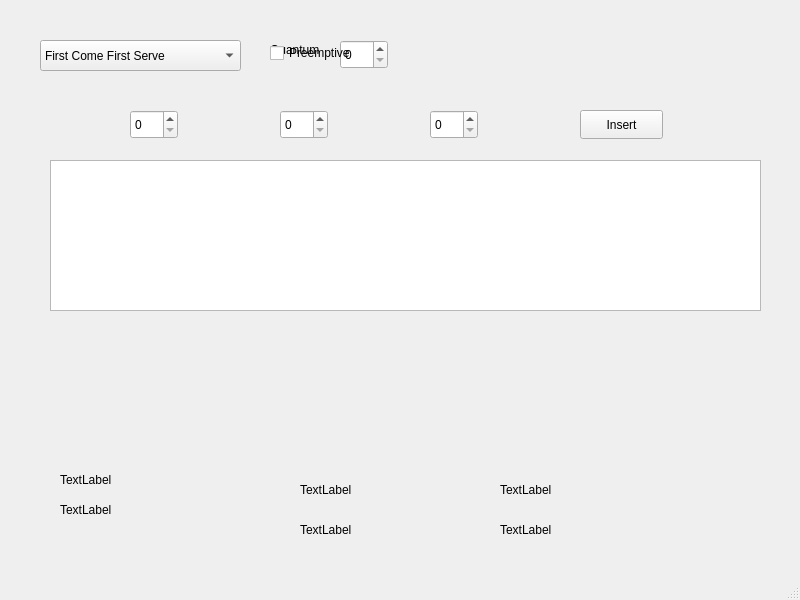
<?xml version="1.0" encoding="UTF-8"?>
<ui version="4.0">
 <class>MainWindow</class>
 <widget class="QMainWindow" name="MainWindow">
  <property name="geometry">
   <rect>
    <x>0</x>
    <y>0</y>
    <width>800</width>
    <height>600</height>
   </rect>
  </property>
  <property name="windowTitle">
   <string>MainWindow</string>
  </property>
  <widget class="QWidget" name="centralwidget">
   <widget class="QComboBox" name="Scheduler">
    <property name="geometry">
     <rect>
      <x>40</x>
      <y>40</y>
      <width>201</width>
      <height>31</height>
     </rect>
    </property>
    <item>
     <property name="text">
      <string>First Come First Serve</string>
     </property>
    </item>
    <item>
     <property name="text">
      <string>Shortest Job First</string>
     </property>
    </item>
    <item>
     <property name="text">
      <string>Priority</string>
     </property>
    </item>
    <item>
     <property name="text">
      <string>Round Robin</string>
     </property>
    </item>
   </widget>
   <widget class="QSpinBox" name="Quantum">
    <property name="geometry">
     <rect>
      <x>340</x>
      <y>40</y>
      <width>48</width>
      <height>29</height>
     </rect>
    </property>
   </widget>
   <widget class="QLabel" name="labelQuantum">
    <property name="geometry">
     <rect>
      <x>270</x>
      <y>40</y>
      <width>63</width>
      <height>20</height>
     </rect>
    </property>
    <property name="text">
     <string>Quantum</string>
    </property>
   </widget>
   <widget class="QSpinBox" name="spinBox">
    <property name="geometry">
     <rect>
      <x>130</x>
      <y>110</y>
      <width>48</width>
      <height>29</height>
     </rect>
    </property>
   </widget>
   <widget class="QSpinBox" name="spinBox_2">
    <property name="geometry">
     <rect>
      <x>280</x>
      <y>110</y>
      <width>48</width>
      <height>29</height>
     </rect>
    </property>
   </widget>
   <widget class="QSpinBox" name="spinBox_3">
    <property name="geometry">
     <rect>
      <x>430</x>
      <y>110</y>
      <width>48</width>
      <height>29</height>
     </rect>
    </property>
   </widget>
   <widget class="QTableWidget" name="tableWidget">
    <property name="geometry">
     <rect>
      <x>50</x>
      <y>160</y>
      <width>711</width>
      <height>151</height>
     </rect>
    </property>
   </widget>
   <widget class="QLabel" name="label">
    <property name="geometry">
     <rect>
      <x>60</x>
      <y>470</y>
      <width>63</width>
      <height>20</height>
     </rect>
    </property>
    <property name="text">
     <string>TextLabel</string>
    </property>
   </widget>
   <widget class="QLabel" name="label_2">
    <property name="geometry">
     <rect>
      <x>60</x>
      <y>500</y>
      <width>63</width>
      <height>20</height>
     </rect>
    </property>
    <property name="text">
     <string>TextLabel</string>
    </property>
   </widget>
   <widget class="QLabel" name="label_3">
    <property name="geometry">
     <rect>
      <x>300</x>
      <y>480</y>
      <width>63</width>
      <height>20</height>
     </rect>
    </property>
    <property name="text">
     <string>TextLabel</string>
    </property>
   </widget>
   <widget class="QLabel" name="label_4">
    <property name="geometry">
     <rect>
      <x>300</x>
      <y>520</y>
      <width>63</width>
      <height>20</height>
     </rect>
    </property>
    <property name="text">
     <string>TextLabel</string>
    </property>
   </widget>
   <widget class="QLabel" name="label_5">
    <property name="geometry">
     <rect>
      <x>500</x>
      <y>480</y>
      <width>63</width>
      <height>20</height>
     </rect>
    </property>
    <property name="text">
     <string>TextLabel</string>
    </property>
   </widget>
   <widget class="QLabel" name="label_6">
    <property name="geometry">
     <rect>
      <x>500</x>
      <y>520</y>
      <width>63</width>
      <height>20</height>
     </rect>
    </property>
    <property name="text">
     <string>TextLabel</string>
    </property>
   </widget>
   <widget class="QCheckBox" name="Preemptive">
    <property name="geometry">
     <rect>
      <x>270</x>
      <y>40</y>
      <width>93</width>
      <height>26</height>
     </rect>
    </property>
    <property name="text">
     <string>Preemptive</string>
    </property>
   </widget>
   <widget class="QPushButton" name="InesrtButton">
    <property name="geometry">
     <rect>
      <x>580</x>
      <y>110</y>
      <width>83</width>
      <height>29</height>
     </rect>
    </property>
    <property name="text">
     <string>Insert</string>
    </property>
   </widget>
  </widget>
  <widget class="QMenuBar" name="menubar">
   <property name="geometry">
    <rect>
     <x>0</x>
     <y>0</y>
     <width>800</width>
     <height>21</height>
    </rect>
   </property>
  </widget>
  <widget class="QStatusBar" name="statusbar"/>
 </widget>
 <resources/>
 <connections/>
</ui>
